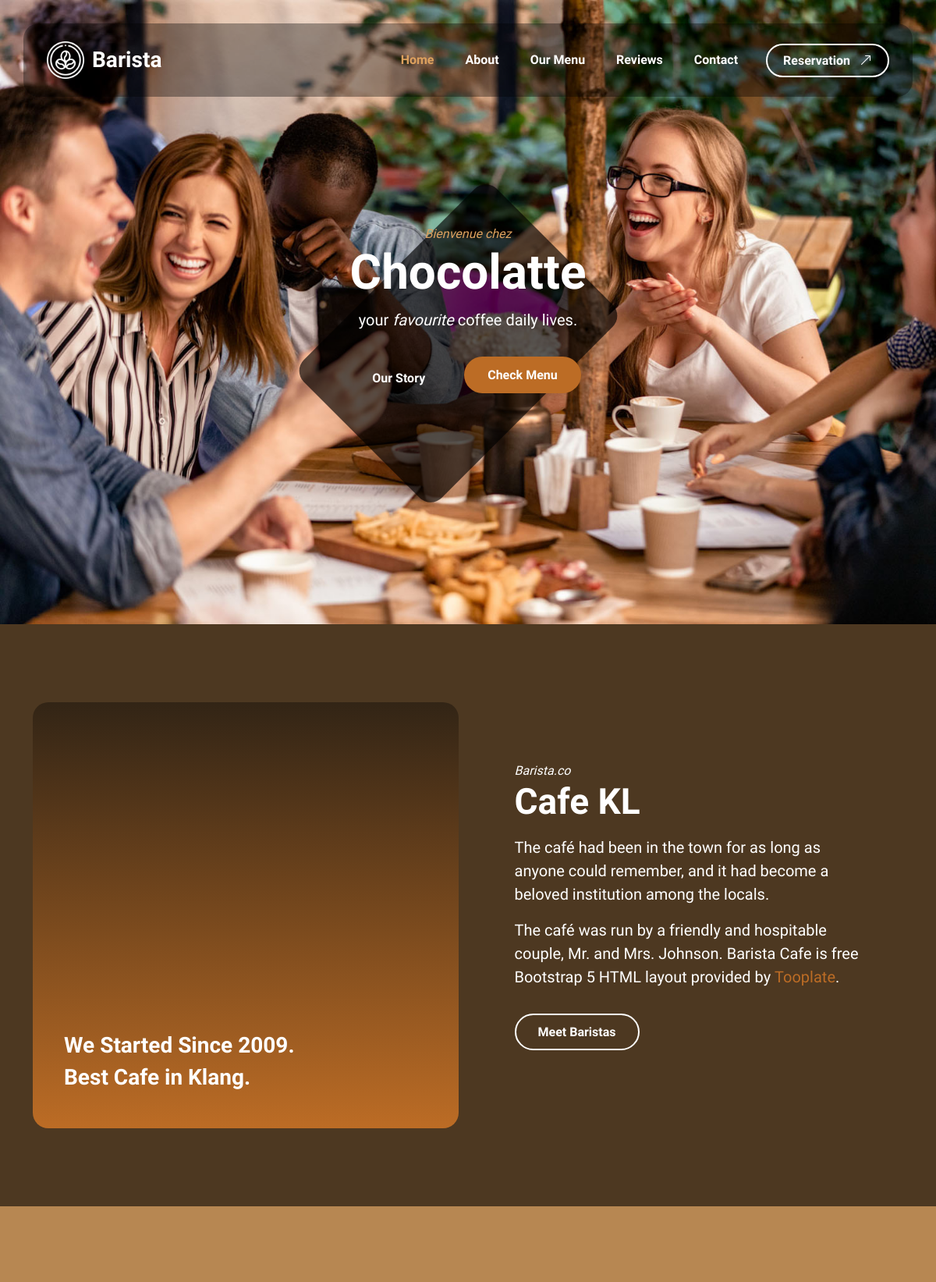
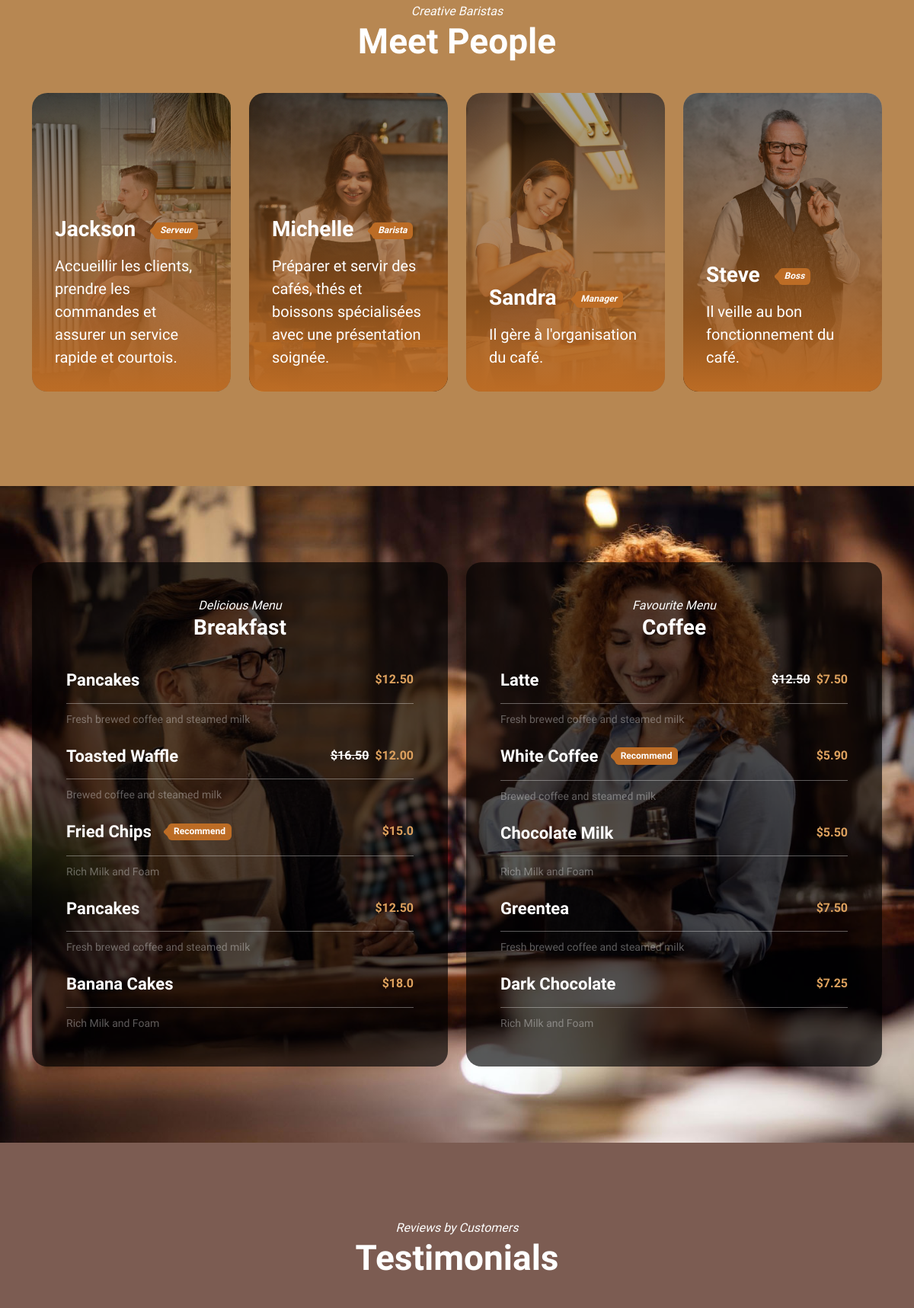
The page / (upper part) on the database its author committed (2 pictures, top to bottom).
### tables this page shows
CREATE TABLE `employees` (
  `id` int unsigned NOT NULL AUTO_INCREMENT,
  `name` varchar(255) NOT NULL,
  `job` varchar(255) DEFAULT NULL,
  `description` varchar(255) DEFAULT NULL,
  `img` varchar(255) DEFAULT NULL,
  `created_at` timestamp NOT NULL DEFAULT CURRENT_TIMESTAMP,
  `updated_at` timestamp NOT NULL DEFAULT CURRENT_TIMESTAMP,
  PRIMARY KEY (`id`)
);

### views/home.php (the view, shortened to what the rows shown need)
?><!doctype html>
<html lang="en">
    <head>
        <link href="css/bootstrap.min.css" rel="stylesheet">
        <link href="css/bootstrap-icons.css" rel="stylesheet">
        <link href="css/vegas.min.css" rel="stylesheet">
        <link href="css/tooplate-barista.css" rel="stylesheet">
    </head>
    <body>
            <main>
                <section class="hero-section d-flex justify-content-center align-items-center" id="section_1">
                    <div class="container">
                        <div class="row align-items-center">
                            <div class="col-lg-6 col-12 mx-auto">
                                <h1><?= $title; ?></h1>
                            </div>
                        </div>
                    </div>
                </section>
                <section class="about-section section-padding" id="section_2">
                    <div class="container">
                        <div class="row align-items-center">
                            <div class="col-lg-5 col-12 mt-4 mt-lg-0 mx-auto">
                                <h2 class="text-white mb-3">Cafe KL</h2>
                            </div>
                        </div>
                    </div>
                </section>
                <section class="barista-section section-padding section-bg" id="barista-team">
                    <div class="container">
                        <div class="row justify-content-center">
                            <div class="col-lg-12 col-12 text-center mb-4 pb-lg-2">
                                <h2 class="text-white">Meet People</h2>
                            </div>
                            <?php foreach($employees as $index => $employee): ?>
                            <div class="col-lg-3 col-md-6 col-12 mb-4">
                                <div class="team-block-wrap">
                                    <div class="team-block-info d-flex flex-column">
                                        <div class="d-flex mt-auto mb-3">
                                            <h4 class="text-white mb-0"><?= $employee->name; ?></h4>
                                            <p class="badge ms-4"><em><?= $employee->job; ?></em></p>
                                        </div>
                                        <p class="text-white mb-0"><?= $employee->description; ?></p>
                                    </div>
                                    <div class="team-block-image-wrap">
                                        <img src="<?= $employee->img; ?>" class="team-block-image img-fluid" alt="Image de <?= $employee->name; ?>">
                                    </div>
                                </div>
                            </div>
                            <?php endforeach; ?>
                        </div>
                    </div>
                </section>
                <section class="reviews-section section-padding section-bg" id="section_4">
                    <div class="container">
                        <div class="row justify-content-center">
                            <div class="col-lg-12 col-12 text-center mb-4 pb-lg-2">
                                <h2 class="text-white">Testimonials</h2>
                            </div>
                        </div>
                    </div>
                </section>
            </main>
    </body>
</html>

### rows shown on the page
employees: name "Jackson", job "Serveur", description "Accueillir les clients, prendre les commandes et assurer un service rapide et courtois.", img (picture)
employees: name "Michelle", job "Barista", description "Préparer et servir des cafés, thés et boissons spécialisées avec une présentation soignée.", img (picture)
employees: name "Sandra", job "Manager", description "Il gère à l'organisation du café.", img (picture)
employees: name "Steve", job "Boss", description "Il veille au bon fonctionnement du café.", img (picture)

### other values the page prints
$welcome "Bienvenue chez"
$title "Chocolatte"
